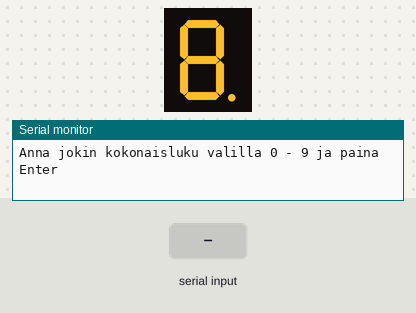
The sketch below on a simulated Arduino Uno, built with avr-gcc and run on an emulated ATmega328P. On the bench: 1-digit seven-segment display, the last lines printed to the serial monitor. Wiring (inferred from the names in the program): 1-digit 7-segment display, segments lit when LOW: segments pin 3, pin 9, pin 2, pin 6, pin 4, pin 7, pin 8, pin 5. The test bench sets the inputs (shaded band). The segment pins are drawn as the display they are named for.

Above: at 1.2 s.
1.3 s: "0\n" received over Serial
At 2.4 s:
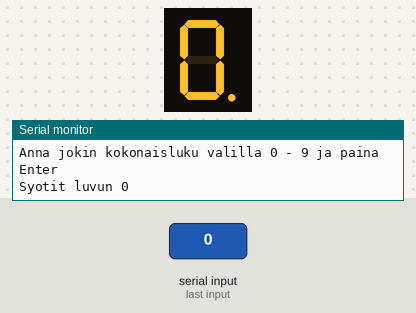
2.8 s: "1\n" received over Serial
At 3.6 s:
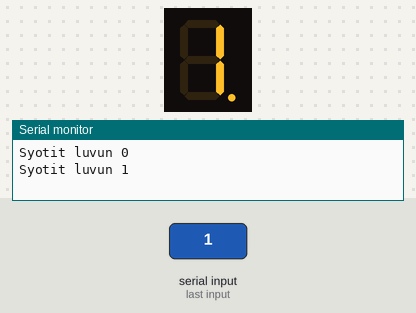
5.8 s: "2\n" received over Serial
At 6.2 s:
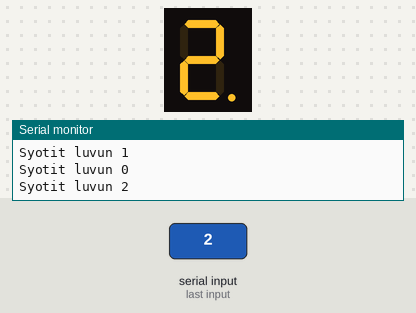
8.8 s: "3\n" received over Serial
At 9.9 s:
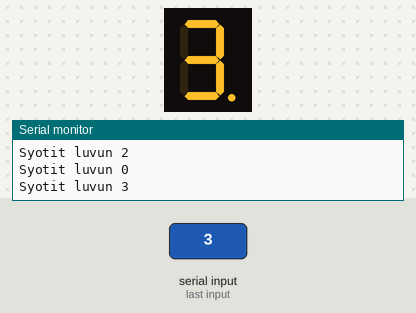
11.8 s: "4\n" received over Serial
At 12.5 s:
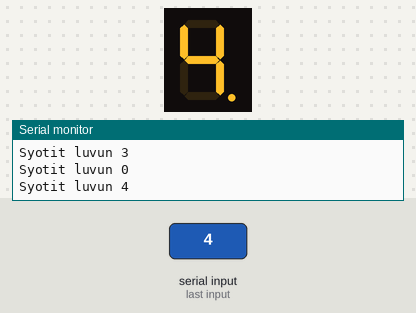
14.8 s: "5\n" received over Serial
At 16.3 s:
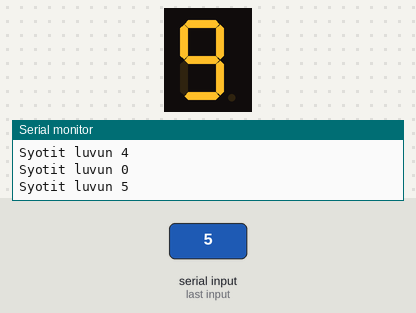
Timing chart, 0 to 17.8 s (numbered marks = the images above; inputs shaded):
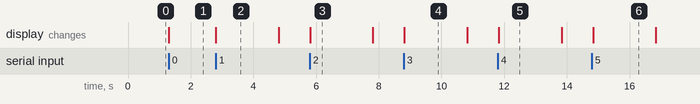

Measured:
- after the input at 1.3 s, the display: changes at once (image 1)
- after the input at 2.8 s, the display: changes at once (image 2)
- after the input at 5.8 s, the display: changes at once (image 3)
- after the input at 8.8 s, the display: changes at once (image 4)
- after the input at 11.8 s, the display: changes at once (image 5)
- after the input at 14.8 s, the display: changes at once (image 6)
- what the display in image 2 shows lasts 2.0 s, from 2.8 s to 4.8 s

The sketch:

Harjoitus3_7_seg_numero_v02.ino
```cpp
/*

Digitaalitekniikka / Labraharjoitus 3
7-segmentti -näyttöpalikan, eli yhden numeron ohjaus pelkästään Arduinolla.

Tarkoitus on syöttää SerialMonitorilla luku 0 - 9 ja havaita sen piirtyvän 7-segmentti -numeronäytölle jos olet sen oikein kytkenyt...
paitsi että tasan yksi numeroista on tahalleen jätetty väärin koodatuksi. Selvitä mikä numero ei toimi ja korjaa ohjelmakoodi.

1. Selvitä ensiksi näyttöpalikan kytkentälogiikka. Etsi webistä pin-konfiguraatio ja katso siitä GND-kytkentänapa.

2. Jos liität GND-johtimeen 500 ohmin vastuksen niin se toimii virran rajoittimena samalla kertaa kaikille ledeille.
Tällöin kuitenkin ledien kirkkaus muuttuu riippuen palavien ledien lukumäärästä.
Jos tämä ei HIGHttaa, niin selvitään pienemmällä komponenttimäärällä. Parhaan ja tasaisen kirkkauden saat 7-näytölle jos kytket kullekin
ledille oman sarjavastuksensa.

3. Käytä kytkennässäsi seuraavaa numerointia. Keskellä oleva viiva olkoon pin nro 8. Piste kytketään suoraan 5V-napaan tai 9-napaan,
koska se saa olla koko ajan päällä.
Ohjelmalogiikan mukainen Arduinon digitaalipuolen pinnien numerointi suhteessa 7-segmenttinäytön ledien sijaintiin:

    6
    _
 7 | | 5
    -
 4 | | 2
    -
    3


4. Jos haluat kikkailla ohjelmalla, voit koodata sellaisen toiminnon että ei-hyväksyttävä syöttö tuottaa E:n numeronäytölle.
Tällöin kaikki käyttäjälle mahdolliset toiminnot on huomioitu ohjelmassa.

 */


// Määritellään Output-pinnit:
const int OutPin2 = 2;
const int OutPin3 = 3;
const int OutPin4 = 4;
const int OutPin5 = 5;
const int OutPin6 = 6;
const int OutPin7 = 7;
const int OutPin8 = 8;
const int OutPin9 = 9;

int readValue = 0;    // Sarjamonitorin avulla syötettävä jännitettä kuvaava kokonaisluku välillä 0 - 9.
boolean sisaan = true;


void setup() {
  // initialize serial communications at 9600 bps:
  Serial.begin(9600);
  // make the pins outputs:
  pinMode(OutPin2, OUTPUT);
  pinMode(OutPin3, OUTPUT);
  pinMode(OutPin4, OUTPUT);
  pinMode(OutPin5, OUTPUT);
  pinMode(OutPin6, OUTPUT);
  pinMode(OutPin7, OUTPUT);
  pinMode(OutPin8, OUTPUT);
  pinMode(OutPin9, OUTPUT);
}

void loop() {

  //Vain alkuun tulostetaan tekstit, joka vaatii Genuinolla sarjamonitori-yhteyden tarkkailua
  while (!Serial) sisaan = true;  //  wait for the serial monitor to open
  if (sisaan) {
    Serial.println("Anna jokin kokonaisluku valilla 0 - 9 ja paina Enter");
    sisaan = false;
  }


  // if there's any serial available, read it:
  if (Serial.available() > 0) {

    // look for the next valid integer in the incoming serial stream:
    readValue = Serial.parseInt();              //Luetaan käyttäjän syöttämä luku

    //readValue = constrain(readValue,0,9);         //Pakotetaan syötetty arvo vaaditulle välille.

    if(readValue == 0)                              //Jos annettiin nolla:
    {
      digitalWrite(OutPin2, LOW);
      digitalWrite(OutPin3, LOW);
      digitalWrite(OutPin4, LOW);
      digitalWrite(OutPin5, LOW);
      digitalWrite(OutPin6, LOW);
      digitalWrite(OutPin7, LOW);
      digitalWrite(OutPin8, HIGH);
      digitalWrite(OutPin9, LOW);
      delay(2);
    }

    if(readValue == 1)                              //Jos annettiin yksi jne...
    {
      digitalWrite(OutPin2, LOW);
      digitalWrite(OutPin3, HIGH);
      digitalWrite(OutPin4, HIGH);
      digitalWrite(OutPin5, LOW);
      digitalWrite(OutPin6, HIGH);
      digitalWrite(OutPin7, HIGH);
      digitalWrite(OutPin8, HIGH);
      digitalWrite(OutPin9, LOW);
      delay(2);
    }

    if(readValue == 2)
    {
      digitalWrite(OutPin2, HIGH);
      digitalWrite(OutPin3, LOW);
      digitalWrite(OutPin4, LOW);
      digitalWrite(OutPin5, LOW);
      digitalWrite(OutPin6, LOW);
      digitalWrite(OutPin7, HIGH);
      digitalWrite(OutPin8, LOW);
      digitalWrite(OutPin9, LOW);
      delay(2);
    }

    if(readValue == 3)
    {
      digitalWrite(OutPin2, LOW);
      digitalWrite(OutPin3, LOW);
      digitalWrite(OutPin4, HIGH);
      digitalWrite(OutPin5, LOW);
      digitalWrite(OutPin6, LOW);
      digitalWrite(OutPin7, HIGH);
      digitalWrite(OutPin8, LOW);
      digitalWrite(OutPin9, LOW);
      delay(2);
    }

    if(readValue == 4)
    {
      digitalWrite(OutPin2, LOW);
      digitalWrite(OutPin3, HIGH);
      digitalWrite(OutPin4, HIGH);
      digitalWrite(OutPin5, LOW);
      digitalWrite(OutPin6, HIGH);
      digitalWrite(OutPin7, LOW);
      digitalWrite(OutPin8, LOW);
      digitalWrite(OutPin9, LOW);
      delay(2);
    }

    if(readValue == 5)
    {
      digitalWrite(OutPin2, LOW);
      digitalWrite(OutPin3, LOW);
      digitalWrite(OutPin4, HIGH);
      digitalWrite(OutPin5, HIGH);
      digitalWrite(OutPin6, LOW);
      digitalWrite(OutPin7, LOW);
      digitalWrite(OutPin8, LOW);
      digitalWrite(OutPin9, LOW);
      delay(2);
    }

    if(readValue == 6)
    {
      digitalWrite(OutPin2, LOW);
      digitalWrite(OutPin3, LOW);
      digitalWrite(OutPin4, LOW);
      digitalWrite(OutPin5, HIGH);
      digitalWrite(OutPin6, HIGH);
      digitalWrite(OutPin7, LOW);
      digitalWrite(OutPin8, LOW);
      digitalWrite(OutPin9, LOW);
      delay(2);
    }

    if(readValue == 7)
    {
      digitalWrite(OutPin2, LOW);
      digitalWrite(OutPin3, HIGH);
      digitalWrite(OutPin4, HIGH);
      digitalWrite(OutPin5, LOW);
      digitalWrite(OutPin6, LOW);
      digitalWrite(OutPin7, HIGH);
      digitalWrite(OutPin8, HIGH);
      digitalWrite(OutPin9, LOW);
      delay(2);
    }

    if(readValue == 8)
    {
      digitalWrite(OutPin2, LOW);
      digitalWrite(OutPin3, LOW);
      digitalWrite(OutPin4, LOW);
      digitalWrite(OutPin5, LOW);
      digitalWrite(OutPin6, LOW);
      digitalWrite(OutPin7, LOW);
      digitalWrite(OutPin8, LOW);
      digitalWrite(OutPin9, LOW);
      delay(2);
    }

    if(readValue == 9)
    {
      digitalWrite(OutPin2, LOW);
      digitalWrite(OutPin3, LOW);
      digitalWrite(OutPin4, HIGH);
      digitalWrite(OutPin5, LOW);
      digitalWrite(OutPin6, LOW);
      digitalWrite(OutPin7, LOW);
      digitalWrite(OutPin8, LOW);
      digitalWrite(OutPin9, LOW);
      delay(2);
    }

    //Tulostetaan syöttötietoja ruutuun:
    Serial.print("Syotit luvun ");
    Serial.println(readValue);
    delay(1000);

  }
    delay(2);                                      //Rauhoitetaan silmukkaa hieman
}
```
